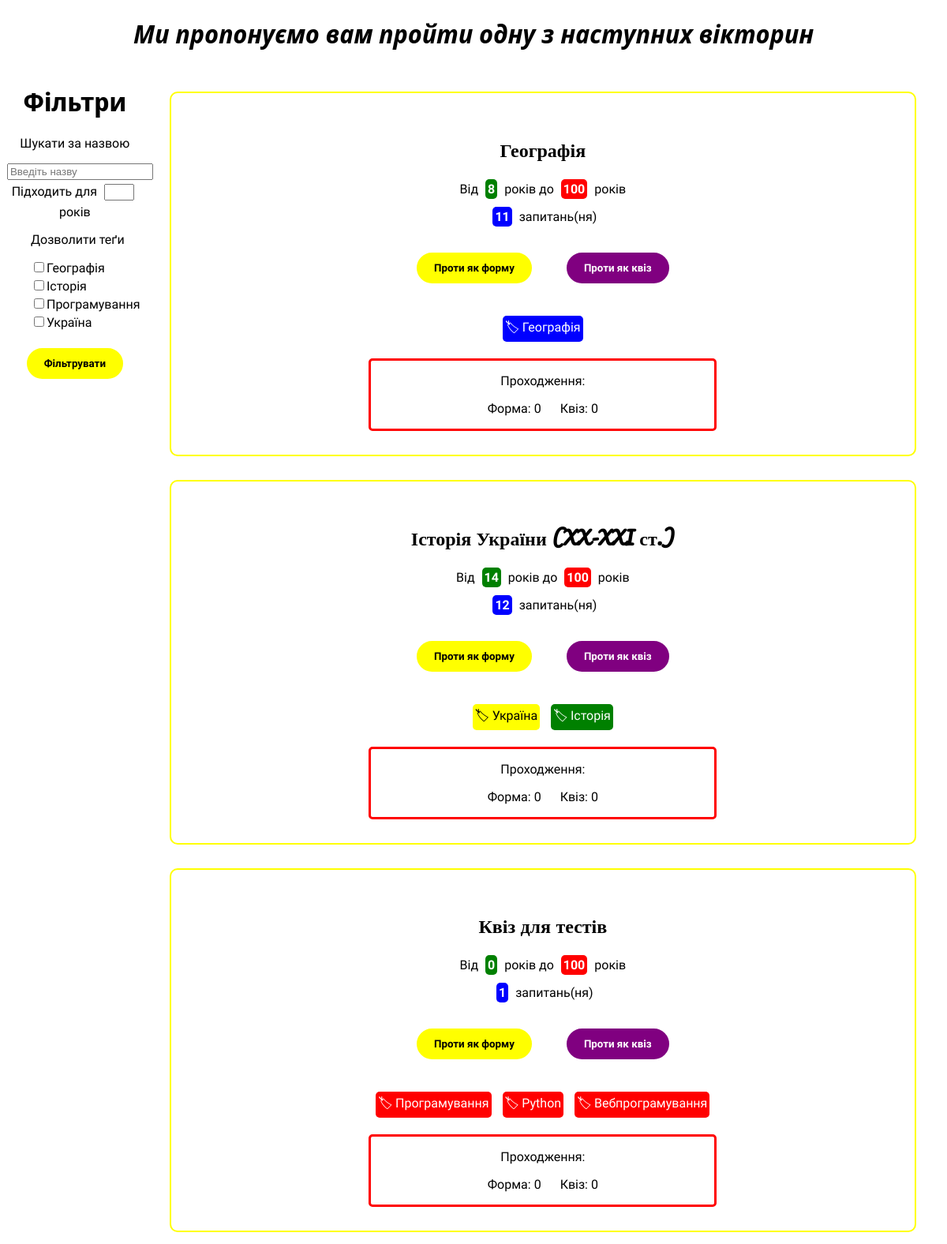
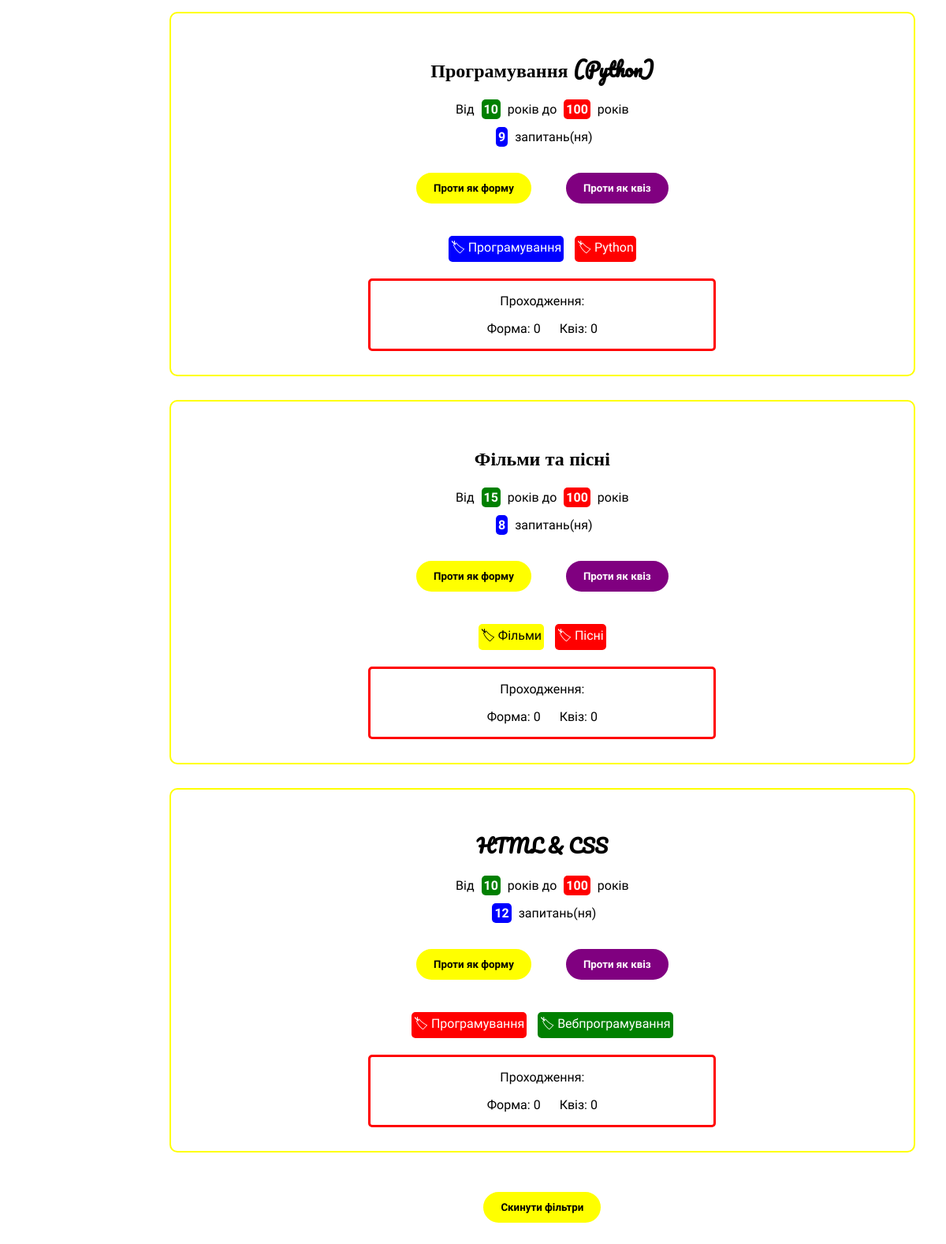
The page / on the database its author committed (2 pictures, top to bottom).
### home/models.py (models this page shows, shortened)
class Tag(models.Model):
    tag = models.CharField(max_length=20, unique=True)
    localized_uk_ua = models.CharField(max_length=20, unique=True, blank=True)
    popular = models.BooleanField()

class Quiz(models.Model):
    name = models.CharField(max_length=50, unique=True)
    searchable = models.CharField(max_length=50, null=True)  # = name.lower()
    min_age = models.SmallIntegerField()
    max_age = models.SmallIntegerField(default=100)
    tags = models.ManyToManyField(Tag, related_name='quizzes')
    questions = models.ManyToManyField(Question, related_name='quizzes')
    available = models.BooleanField(default=False)

### home/views.py (the view)
# urls.py: path('', index, name='index'),
def index(request):
    quizzes = Quiz.objects.filter(available=True)
    quizzes = sorted(quizzes, key=tools.sort_alphabetically_key)
    color_classes = ['red-box', 'yellow-box', 'blue-box', 'green-box']
    tags = Tag.objects.filter(popular=True)
    return render(request, 'home/quiz_list.html', {'quizzes': quizzes, 'color_classes': color_classes, 'tags': tags})

### home/templatetags/is_form.py (called while the page is built)
@register.filter
def is_form(model):
    return model.filter(is_form=True)

@register.filter
def is_quiz(model):
    return model.exclude(is_form=True)

### home/templatetags/sort.py (called while the page is built)
def key(tag: Tag):
    return settings.ALPHABET.find(str(tag.localized_uk_ua)[0].lower())

@register.filter
def sort(arg):
    tmp = list(arg)[:]
    return sorted(tmp, key=key)

### home/tools.py (called while the page is built)
def sort_alphabetically_key(quiz: Quiz):
    return settings.ALPHABET.find(str(quiz.name)[0].lower())

### templates/home/quiz_list.html
{% extends "home/index.html" %}
{% load is_form %}
{% block quiz_list %}
    {% for quiz in quizzes %}
        <div class="quiz-label">
            <h2 class="quiz-name">{{ quiz.name }}</h2>
            <p>
                Від <b class="color-box green-box">{{ quiz.min_age }}</b> років до <b class="color-box red-box">{{ quiz.max_age }}</b> років
            </p>
            <p><b class="color-box blue-box">{{ quiz.questions.all|length }}</b> запитань(ня)</p>
            <a href="{% url 'form' quiz.id %}"><button class="complete complete-as-form">Проти як форму</button></a>
            <a href="{% url 'quiz' %}?id={{ quiz.id }}"><button class="complete complete-as-quiz">Проти як квіз</button></a>
            <div class="tag-space">
                <ul>
                    {% for tag in quiz.tags.all %}
                        <li class="color-box {{ color_classes|random }}">&#127991 {{ tag.localized_uk_ua }}</li>
                    {% endfor %}
                </ul>
            </div>
            <div class="additional-info">
                <p>Проходження:</p>
                <ul>
                    <li class="completed-times">Форма: {{ quiz.completions|is_form|length }}</li>
                    <li class="completed-times">Квіз: {{ quiz.completions|is_quiz|length }}</li>
                </ul>
            </div>
        </div>
    {% endfor %}
{% endblock %}

### templates/home/index.html (shortened to what this page needs)
<!DOCTYPE html>
{% load static %}
{% load sort %}
<html lang="uk">
    <head>
        <link rel="stylesheet" href="{% static 'home/css/base.css' %}">
        <link rel="stylesheet" href="{% static 'home/css/index.css' %}">
    </head>
    <body>
        <div class="hat">
            <h1><i>Ми пропонуємо вам пройти одну з наступних вікторин</i></h1>
        </div>
        <div class="content-grid">
            <div class="side-bar">
                <form action="{% url 'filter' %}">
                    <h1>Фільтри</h1>
                    <div class="search">
                        <p>Шукати за назвою</p>
                        <input type="text" name="search" placeholder="Введіть назву">
                    </div>
                    <div class="for-age">
                        <label>Підходить для</label>
                        <input type="number" name="for-age" class="number-input" max="99" min="1">
                        <label>років</label>
                    </div>
                    <div class="tags">
                        <p>Дозволити теґи</p>
                        {% for tag in tags|sort %}
                            <div class="tag-filter-field"><input type="checkbox" name="{{ tag.tag }}"><label>{{ tag.localized_uk_ua }}</label></div>
                        {% endfor %}
                    </div>
                    <input type="submit" value="Фільтрувати" class="submit">
                </form>
            </div>
            <div class="questions-block">
                {% block quiz_list %}
                {% endblock %}
                <a href="/"><button class="submit">Скинути фільтри</button></a>
            </div>
        </div>
    </body>
</html>

### static/home/css/base.css (style rules this page uses)
body { text-align: center; }
p { font-family: 'Comfortaa', cursive; }
button { font-family: 'Comfortaa', cursive; }
h1, h2 { font-family: 'Noto Sans Display', sans-serif; }
.color-box { border: none; border-radius: 5px; color: white; padding: 3px; margin: 5px; }
.green-box { background-color: green; }
.red-box { background-color: red; }
.blue-box { background-color: blue; }
.yellow-box { background-color: yellow; color: black; }
.submit { background-color: yellow; border-color: yellow; margin: 20px; border-radius: 20px; border-style: solid; cursor: pointer; padding-left: 20px; padding-right: 20px; padding-bottom: 10px; padding-top: 10px; font-weight: bold; font-family: 'Comfortaa', cursive; transition: background-color 0.15s, padding-left 0.15s, padding-right 0.15s; }

### static/home/css/index.css (style rules this page uses)
.quiz-label { border-color: yellow; border-radius: 10px; border-width: 2px; border-style: solid; padding: 30px; margin: 30px; transition: border-color 0.5s, border-radius 0.5s, box-shadow 0.5s; }
.quiz-name { font-family: 'Pacifico', cursive; }
.complete { margin: 20px; border-radius: 20px; border-style: solid; cursor: pointer; padding-left: 20px; padding-right: 20px; padding-bottom: 10px; padding-top: 10px; font-weight: bold; transition: background-color 0.15s, padding-left 0.15s, padding-right 0.15s, color 0.15s; }
.complete-as-form { background-color: yellow; border-color: yellow; }
.complete-as-quiz { background-color: purple; border-color: purple; color: white; }
.side-bar { display: inline-block; width: 14.5%; vertical-align: top; }
.questions-block { display: inline-block; width: 85%; }
label { font-family: 'Comfortaa', cursive; }
.tag-filter-field { margin-bottom: 3px; }
.tags { text-align: left; padding-left: 30px; }
.number-input { width: 30px; margin: 5px; }
li { display: inline-block; font-family: 'Comfortaa', cursive; }
ul { padding: 0; }
.completed-times { margin-left: 10px; margin-right: 10px; }
.additional-info { border-width: 3px; border-style: solid; border-radius: 5px; border-color: red; margin-left: 25%; margin-right: 25%; }

### rows shown on the page
Tag: localized_uk_ua "Географія"
Tag: localized_uk_ua "Історія"
Tag: localized_uk_ua "Програмування"
Tag: localized_uk_ua "Україна"
Quiz: name "Географія", min_age "8", max_age "100", questions.all|length "11", completions|is_form "0", completions|is_quiz "0"
Quiz: name "Історія України (XX-XXI ст.)", min_age "14", max_age "100", questions.all|length "12", completions|is_form "0", completions|is_quiz "0"
Quiz: name "Квіз для тестів", min_age "0", max_age "100", questions.all|length "1", completions|is_form "0", completions|is_quiz "0"
Tag: localized_uk_ua "Python"
Tag: localized_uk_ua "Вебпрограмування"
Quiz: name "Програмування (Python)", min_age "10", max_age "100", questions.all|length "9", completions|is_form "0", completions|is_quiz "0"
Quiz: name "Фільми та пісні", min_age "15", max_age "100", questions.all|length "8", completions|is_form "0", completions|is_quiz "0"
Tag: localized_uk_ua "Фільми"
Tag: localized_uk_ua "Пісні"
Quiz: name "HTML & CSS", min_age "10", max_age "100", questions.all|length "12", completions|is_form "0", completions|is_quiz "0"
